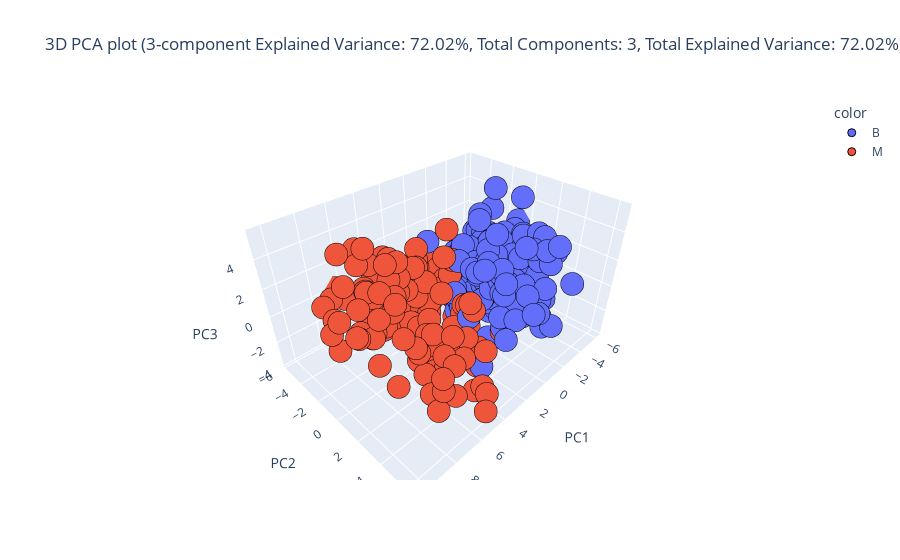

The code cell stored with this chart in its notebook:
### Code cell
_, pca3d_train_df, _, pca3d_test_df = eda.dimensionality_reduction(train_df, test_df, identifier=id_features, categorical=categorical_features, continuous=continuous_features, target="Diagnosis", method="pca", plot_type="3d", components=3)

### Figure 1 — Plotly figure (JSON) as saved in the notebook; plotly's stock layout.template omitted (floating-point values rounded to 4 significant figures; data arrays with more than 128 entries replaced by an {"elided": "..."} marker saying what was removed)
{"data": [{"hovertemplate": "color=B<br>PC1=%{x}<br>PC2=%{y}<br>PC3=%{z}<extra></extra>", "legendgroup": "B", "marker": {"color": "#636efa", "line": {"color": "Black", "width": 1}, "opacity": 1, "symbol": "circle"}, "mode": "markers", "name": "B", "scene": "scene", "showlegend": true, "type": "scatter3d", "x": {"elided": "272 float values"}, "y": {"elided": "272 float values"}, "z": {"elided": "272 float values"}}, {"hovertemplate": "color=M<br>PC1=%{x}<br>PC2=%{y}<br>PC3=%{z}<extra></extra>", "legendgroup": "M", "marker": {"color": "#EF553B", "line": {"color": "Black", "width": 1}, "opacity": 1, "symbol": "circle"}, "mode": "markers", "name": "M", "scene": "scene", "showlegend": true, "type": "scatter3d", "x": {"elided": "136 float values"}, "y": {"elided": "136 float values"}, "z": {"elided": "136 float values"}}], "layout": {"legend": {"title": {"text": "color"}, "tracegroupgap": 0}, "scene": {"domain": {"x": [0, 1], "y": [0, 1]}, "xaxis": {"title": {"text": "PC1"}}, "yaxis": {"title": {"text": "PC2"}}, "zaxis": {"title": {"text": "PC3"}}}, "title": {"text": "3D PCA plot (3-component Explained Variance: 72.02%, Total Components: 3, Total Explained Variance: 72.02%)"}}}
